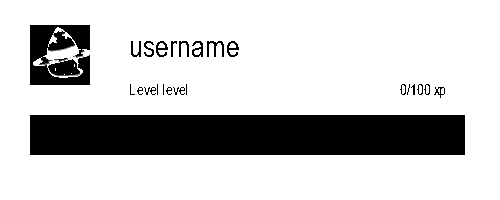

Reproduce this figure in Python.
import pygame as pg

pg.font.init()

#variables
xp = 0
totalXp = 100
level = "level"

#width and height of your generated image
width = 500
height = 200

#colours
white = (255, 255, 255)
black = (0, 0, 0)
limeGreen = (50, 205, 50)

# create the display window
win = pg.display.set_mode((width, height))

#title bar caption
pg.display.set_caption("Pygame draw levelcard and save")

# default background is black, so make it white
win.fill(white)

#create a font object which can be rendered
myUsernameFont = pg.font.SysFont('Arial', 30)
myXpFont = pg.font.SysFont('Arial', 15)

#username
textsurface = myUsernameFont.render("username", False, (0, 0, 0))
#display username onto screen
win.blit(textsurface, (130, 28))

#levelText
levelText = myXpFont.render(f"Level {level}", False, (0, 0, 0))
win.blit(levelText, (130, 80))

#loads an image onto pygame and resizes it
avatar = pg.image.load("profilepicture.png")
avatar = pg.transform.scale(avatar, (60, 60))

#draws the avatar onto the screen with its starting coordinates
win.blit(avatar, (30, 25))

#xp bar back
pg.draw.rect(win, black, pg.Rect(30, 115, 435, 40))

#xp bar bar
barLength = (int(xp)/int(totalXp))*425
pg.draw.rect(win, limeGreen, pg.Rect(35, 120, barLength, 30))

#totalXp text
xpText = myXpFont.render(f"{xp}/{totalXp} xp", False, (0, 0, 0))
win.blit(xpText, (400, 80))


# now save the drawing
# can save as .bmp .tga .png or .jpg
fname = "levelcard.png"
pg.image.save(win, fname)
print("file {} has been saved".format(fname))

# update the display window to show the drawing
pg.display.flip()

pg.quit()
